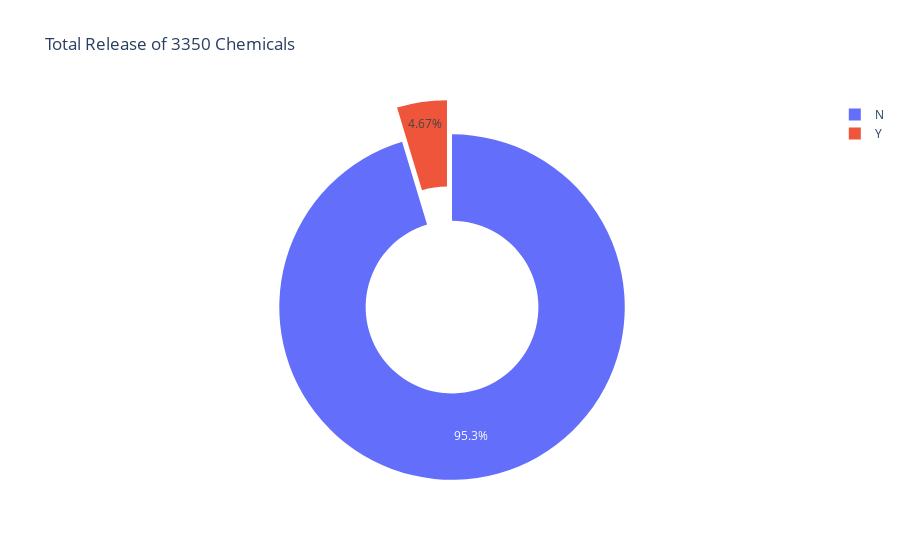

The notebook cell saved with this chart:
### Code cell
fig = go.Figure(data=[go.Pie(labels =labels, values = values, hole =.5, pull = .1)])
fig.update_layout(title_text = 'Total Release of 3350 Chemicals')
fig.show()
plotly.offline.plot(fig, filename='chemicals_3350.html', auto_open = False)

### Figure 1 — Plotly figure (JSON) as saved in the notebook; plotly's stock layout.template omitted (floating-point values rounded to 4 significant figures)
{"data": [{"hole": 0.5, "labels": ["N", "Y"], "pull": 0.1, "type": "pie", "values": [421000000.0, 20610000.0]}], "layout": {"title": {"text": "Total Release of 3350 Chemicals"}}}
